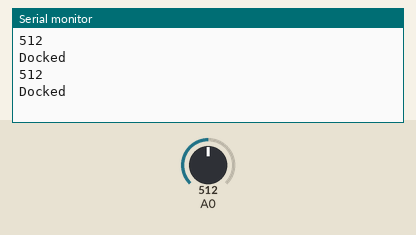
Recording of a sketch running on a simulated Arduino Uno, built with avr-gcc and run on an emulated ATmega328P. Shown: the last lines printed to the serial monitor. The test bench sets the inputs (shaded band); at power-on: A0 = 512.

Above: at 1.8 s.
1.9 s: A0 set to 941
At 2.4 s:
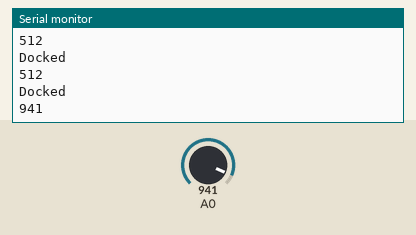
3.4 s: A0 set to 968
At 4.9 s:
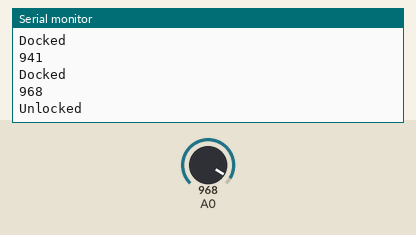
Timing chart, 0 to 6.4 s (numbered marks = the images above; inputs shaded):
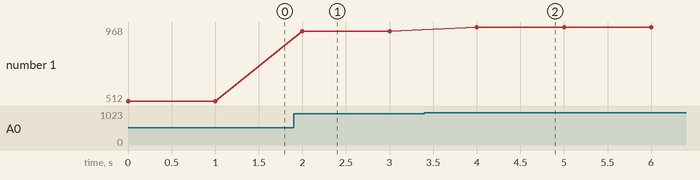

The sketch:

Docking_QRE1113.ino
```cpp
int sensor_value;
int TRIGG_IN = 4;
void setup()
{
  // put your setup code here, to run once:
  Serial.begin(115200);
  pinMode(A0, INPUT);
  pinMode(4, OUTPUT);
}
void loop()
{
  // put your main code here, to run repeatedly:
  sensor_value = (analogRead(A0));
  Serial.println(sensor_value);
  delay(500);

  if(sensor_value < 950)
  {
      Serial.println("Docked");
      digitalWrite(4, HIGH);
      delay(500);
  }
  else
  {
      Serial.println("Unlocked");
      digitalWrite(4, LOW);
      delay(500);
  }
}
```

Measured:
- the behaviour switches between 949 and 950 on A0 (found by bisection; images 1 and 2)
- after the input at 1.9 s, the serial monitor: prints a new line after 0.10 s (image 1)
- after the input at 3.4 s, the serial monitor: prints a new line after 0.60 s (image 2)
- plotted number 1: 512 → 941 after the input at 1.9 s, 941 → 968 after the input at 3.4 s
